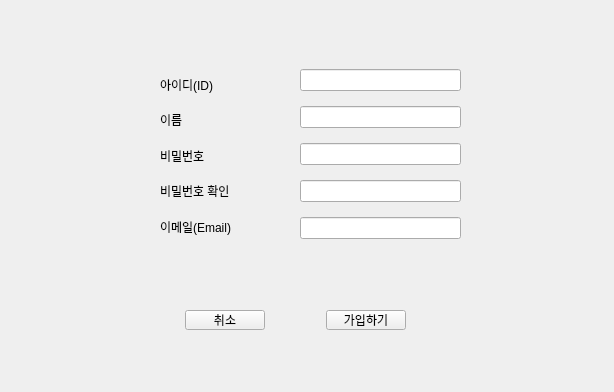
<?xml version="1.0" encoding="UTF-8"?>
<ui version="4.0">
 <class>Join</class>
 <widget class="QWidget" name="Join">
  <property name="geometry">
   <rect>
    <x>0</x>
    <y>0</y>
    <width>614</width>
    <height>392</height>
   </rect>
  </property>
  <property name="windowTitle">
   <string>회원가입</string>
  </property>
  <widget class="QWidget" name="layoutWidget">
   <property name="geometry">
    <rect>
     <x>300</x>
     <y>60</y>
     <width>161</width>
     <height>191</height>
    </rect>
   </property>
   <layout class="QVBoxLayout" name="verticalLayout">
    <item>
     <widget class="QLineEdit" name="id_lineEdit"/>
    </item>
    <item>
     <widget class="QLineEdit" name="name_lineEdit"/>
    </item>
    <item>
     <widget class="QLineEdit" name="pw_lineEdit"/>
    </item>
    <item>
     <widget class="QLineEdit" name="pwchk_lineEdit"/>
    </item>
    <item>
     <widget class="QLineEdit" name="email_lineEdit"/>
    </item>
   </layout>
  </widget>
  <widget class="QWidget" name="layoutWidget">
   <property name="geometry">
    <rect>
     <x>130</x>
     <y>310</y>
     <width>331</width>
     <height>20</height>
    </rect>
   </property>
   <layout class="QHBoxLayout" name="horizontalLayout">
    <item>
     <widget class="QPushButton" name="cancel_button">
      <property name="sizePolicy">
       <sizepolicy hsizetype="Fixed" vsizetype="Fixed">
        <horstretch>0</horstretch>
        <verstretch>0</verstretch>
       </sizepolicy>
      </property>
      <property name="text">
       <string>취소</string>
      </property>
     </widget>
    </item>
    <item>
     <widget class="QPushButton" name="join_button">
      <property name="sizePolicy">
       <sizepolicy hsizetype="Fixed" vsizetype="Fixed">
        <horstretch>0</horstretch>
        <verstretch>0</verstretch>
       </sizepolicy>
      </property>
      <property name="text">
       <string>가입하기</string>
      </property>
     </widget>
    </item>
   </layout>
  </widget>
  <widget class="QWidget" name="layoutWidget">
   <property name="geometry">
    <rect>
     <x>160</x>
     <y>70</y>
     <width>91</width>
     <height>171</height>
    </rect>
   </property>
   <layout class="QVBoxLayout" name="verticalLayout_2">
    <item>
     <widget class="QLabel" name="label">
      <property name="text">
       <string>아이디(ID)</string>
      </property>
     </widget>
    </item>
    <item>
     <widget class="QLabel" name="label_5">
      <property name="text">
       <string>이름</string>
      </property>
     </widget>
    </item>
    <item>
     <widget class="QLabel" name="label_2">
      <property name="text">
       <string>비밀번호</string>
      </property>
     </widget>
    </item>
    <item>
     <widget class="QLabel" name="label_3">
      <property name="text">
       <string>비밀번호 확인</string>
      </property>
     </widget>
    </item>
    <item>
     <widget class="QLabel" name="label_4">
      <property name="text">
       <string>이메일(Email)</string>
      </property>
     </widget>
    </item>
   </layout>
  </widget>
 </widget>
 <resources/>
 <connections/>
</ui>
